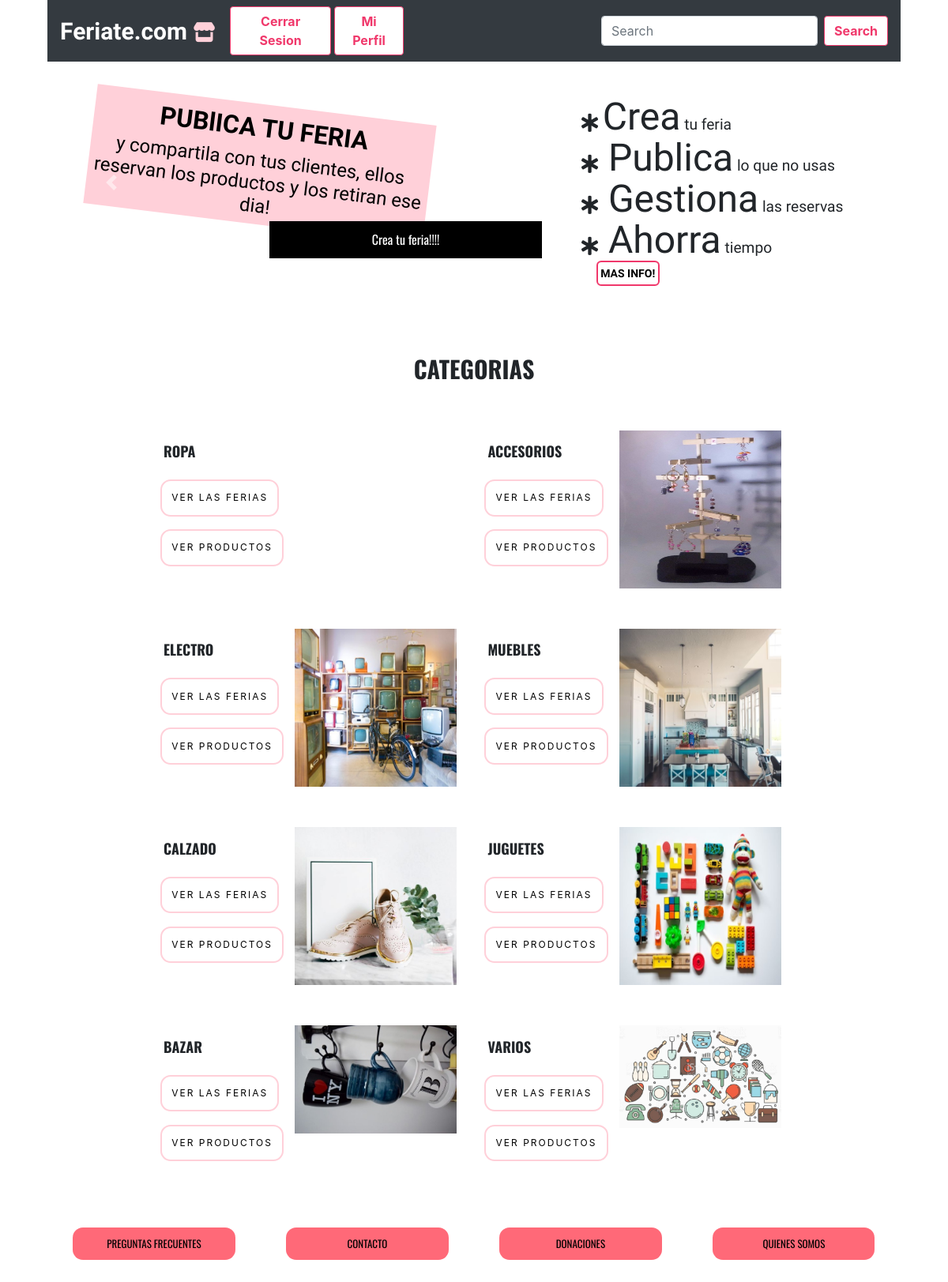
Page /home.php (signed in) on the committed database.
### tables this page shows
CREATE TABLE `categorias` (
    `cat_id` int(11) NOT NULL AUTO_INCREMENT,
    `cat_nombre` varchar(45) NOT NULL,
    `cat_img` longtext,
    `cat_descripcion` varchar(45) DEFAULT NULL,
    PRIMARY KEY (`cat_id`)
  );

### resources/funciones_productos.php (called while the page is built, shortened)
<?php
require_once("funciones_usuarios.php");
function traerCategorias(){
  global $db;
   $query = $db->prepare("SELECT * FROM feriate_db.categorias");
   $query->execute();
   $categorias = $query->fetchAll(PDO::FETCH_ASSOC);
  return $categorias;
}
 ?>

### home.php (the view, shortened to what this page needs)
<!DOCTYPE html>
<html lang="en" dir="ltr">
<head>
  <?php
  include("head_home.php");
  include("./resources/funciones_productos.php");
   ?>
  <link rel="stylesheet" href="./css/style.css">
</head>
  <body>
      <header>
        <?php include("header.php") ?>
        </header>
        <div class="encabezado">
            <?php include("slides.php") ?>
        </div>
      <main>
          <h1 class="titulo">CATEGORIAS</h1>
          <div class="categorias">
            <article class="cat">
            <div class="texto">
              <?php foreach (traerCategorias() as $categoria) :?>
                <h2><?php echo  strtoupper($categoria["cat_nombre"]) ?></h2>
                <a href="ferias.php?categoria=<?php echo $categoria["cat_nombre"] ?>"><button type="button" name="button">VER LAS FERIAS</button></a>
                <a href="productos.php?categoria=<?php echo $categoria["cat_nombre"] ?>"><button type="button" name="button">VER PRODUCTOS</button></a>
                </div>
                <div class="imagen">
                  <img src="images/<?php echo $categoria["cat_img"] ?>" alt="">
                </div>
                </article>
                <article class="cat">
                <div class="texto">
              <?php endforeach; ?>
            </article>
    </div>
  </main>
  <footer>
  <?php include("footer.php") ?>
  </footer>
</body>
</html>

### css/style.css (style rules this page uses)
body { font-family: 'Source Sans Pro', sans-serif; }
h1 { font-weight: bold; font-family: 'Oswald', sans-serif; font-size: 30px; text-align: center; margin-top: 6%; }
div.categorias { width: 95%; }
article.cat { display: flex; flex-direction: row; justify-content: space-around; margin-top: 5%; }
div.texto button { background-color: white; color: black; border: 2px solid #FFD0D9; font-size: 12px; border-radius: 13px 13px; letter-spacing: 2px; padding: 6%; margin-top: 8%; margin-left: 17%; }
div.texto h2 { font-weight: bold; font-family: 'Oswald', sans-serif; font-size: 18px; margin-left: 19%; margin-top: 8%; }
div.texto { width: 50%; }
div.imagen { width: 50%; }
div.imagen img { width: 100%; max-height: 200px; }
@media (min-width: 940px) { body { width: 90%; margin: 0 auto; } }
@media (min-width: 940px) { div.categorias { overflow: hidden; margin: 0 10%; } }
@media (min-width: 940px) { article.cat { width: 40%; float: left; } }

### css/slides.css (style rules this page uses)
h1 { font-weight: bold; font-family: 'Oswald', sans-serif; font-size: 30px; text-align: center; margin-top: 6%; }
@media (min-width: 940px) { body { width: 90%; margin: 0 auto; } }
@media (min-width: 940px) { div.categorias { overflow: hidden; margin: 0 10%; } }

### rows in the picture
categorias: cat_nombre "ROPA"
categorias: cat_nombre "ACCESORIOS", cat_img (picture)
categorias: cat_nombre "ELECTRO", cat_img (picture)
categorias: cat_nombre "MUEBLES", cat_img (picture)
categorias: cat_nombre "CALZADO", cat_img (picture)
categorias: cat_nombre "JUGUETES", cat_img (picture)
categorias: cat_nombre "BAZAR", cat_img (picture)
categorias: cat_nombre "VARIOS", cat_img (picture)
